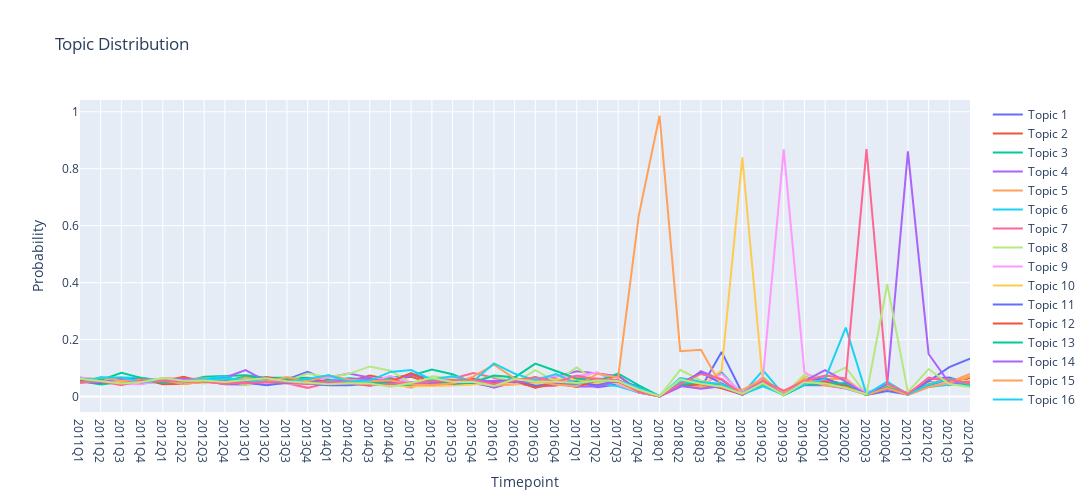

This figure's notebook cell:
### Code cell
import plotly.express as px
import plotly.graph_objects as go
td_plot = td.copy()
td_plot["timepoint"] = dtm_df["year_quater"].astype(str)
# td_plot["timepoint"] replace "-" to "Q"
td_plot["timepoint"] = td_plot["timepoint"].str.replace("-", "Q")

fig = go.Figure()
for k in range(best_mdl.k):
    fig.add_trace(go.Line(
        x=td_plot["timepoint"].astype(str),
        y=td_plot["topic_{}".format(k + 1)],
        name="Topic {}".format(k + 1)
        ))
fig.update_layout(title="Topic Distribution", xaxis_title="Timepoint", yaxis_title="Probability")
# update the xticker
fig.update_xaxes(tickmode="array", tickvals=td_plot["timepoint"].astype(str), ticktext=td_plot["timepoint"])
fig.update_layout(
    autosize=False,
    width=1200,
    height=500)

# fig.update_layout(
#     xaxis_rangeslider_visible=True,
# )

fig.show()
